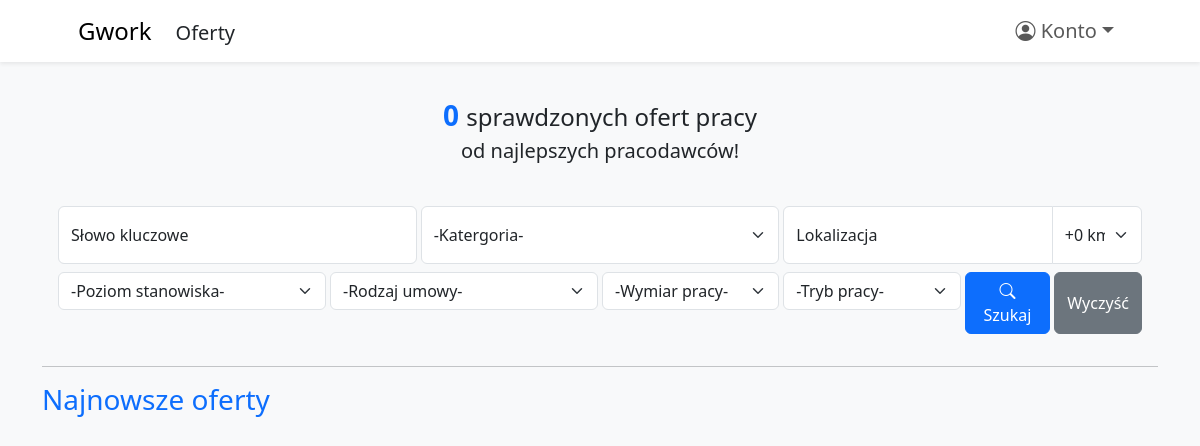
Before: / with the older database file.
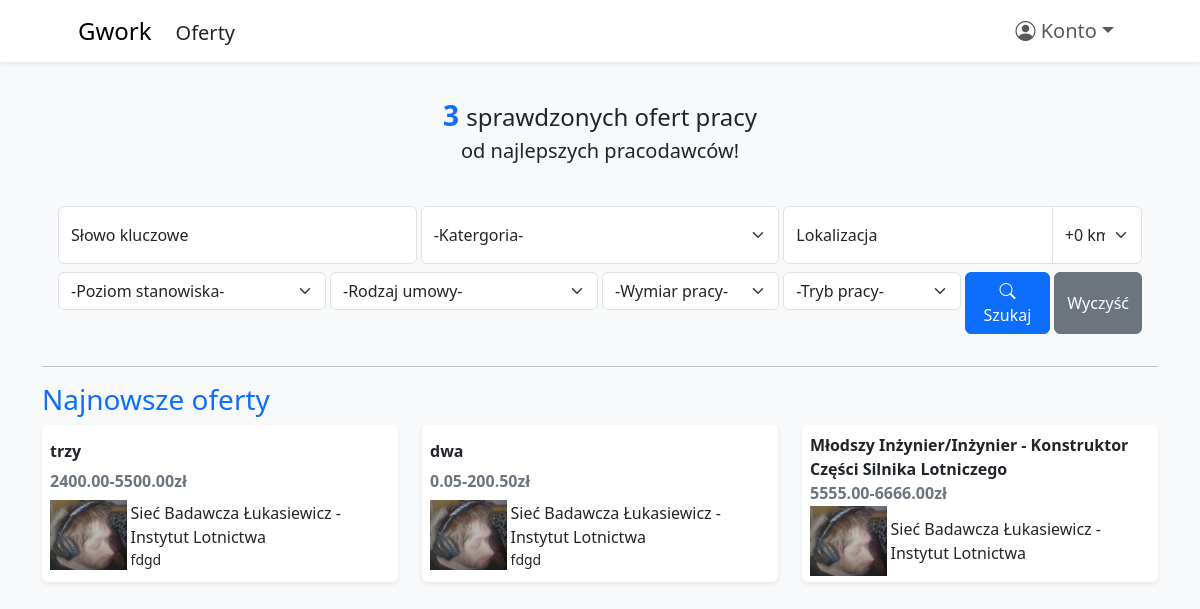
After: the same page with the newer database file.
### tables this page shows
CREATE TABLE `ogloszenie` (
  `ogloszenie_id` int(11) NOT NULL,
  `firma_id` int(11) NOT NULL,
  `stanowisko` varchar(300) NOT NULL,
  `waznosc` date NOT NULL,
  `ogloszenie_adres` varchar(200) NOT NULL,
  `ogloszenie_kod_pocztowy` varchar(200) NOT NULL,
  `ogloszenie_miasto` varchar(200) NOT NULL,
  `wynagrodzenie_od` decimal(11,2) NOT NULL,
  `wynagrodzenie_do` decimal(11,2) NOT NULL,
  `kategoria_id` int(11) NOT NULL,
  `rodzaj_umowy_id` int(11) NOT NULL,
  `poziom_stanowiska_id` int(11) NOT NULL,
  `wymiar_pracy_id` int(11) NOT NULL,
  `tryb_pracy_id` int(11) NOT NULL,
  `obowiazki` longtext NOT NULL CHECK (json_valid(`obowiazki`)),
  `wymagania` longtext NOT NULL CHECK (json_valid(`wymagania`))
);

CREATE TABLE `firma` (
  `firma_id` int(11) NOT NULL,
  `nazwa` varchar(255) NOT NULL,
  `logo` text NOT NULL,
  `nip` varchar(10) NOT NULL,
  `adres` varchar(255) NOT NULL,
  `kod_pocztowy` varchar(6) NOT NULL,
  `miasto` varchar(100) NOT NULL,
  `telefon` varchar(15) NOT NULL
);

### database.php (called while the page is built, shortened)
<?php
    $protocol = stripos($_SERVER['SERVER_PROTOCOL'],'https') === 0 ? 'https://' : 'http://';
?>

### index.php (the view, shortened to what this page needs)
<?php
    require_once($_SERVER['DOCUMENT_ROOT'].'/gwork/database.php');
?>
<!DOCTYPE html>
<html lang="en">
<head>
    <link rel="stylesheet" href="<?=$protocol.$_SERVER['HTTP_HOST']."/gwork/style.css"?>">
</head>
<body class="bg-light">
    <?php require_once($_SERVER['DOCUMENT_ROOT'].'/gwork/create_navbar.php');?>
    <div class="container">
        <div class="mt-3 p-3 d-flex flex-column align-items-center">
            <span class="fs-4"><b class="text-primary fs-3">
                <?php
                    $query = $db->prepare("SELECT COUNT(*) FROM ogloszenie");
                    $query->execute();
                    $offers_count = $query->fetch();
                    echo $offers_count['COUNT(*)'];
                ?>
            </b> sprawdzonych ofert pracy</span>
            <span class="fs-5">od najlepszych pracodawców!</span>
        </div>
        <div class="p-3 mt-2">
            <form action="<?=$protocol.$_SERVER['HTTP_HOST']."/gwork/offer/offers.php"?>" method="post">
                <div class="row gx-1 gy-2">
                    <div class="col-12 col-md-4 col-lg-4">
                        <div class="form-floating">
                            <input type="text" class="form-control" id="keyword" placeholder="Słowo kluczowe" name="keyword">
                            <label for="keyword">Słowo kluczowe</label>
                        </div>
                    </div>
                    <div class="col-12 col-md-2 col-lg-4">
                        <select class="form-select h-100" name="category">
                            <option selected value="0">-Katergoria-</option>
                        </select>
                    </div>
                    <div class="col-12 col-md-6 col-lg-4">
                        <div class="input-group">
                            <div class="form-floating w-75">
                                <input type="text" class="form-control" id="location" placeholder="Lokalizacja" name="location">
                                <label for="location">Lokalizacja</label>
                            </div>
                            <select class="form-select w-25" name="location_raduis">
                                <option value="0" selected>+0 km</option>
                            </select>
                        </div>
                    </div>
                    <div class="col-12 col-md-3">
                        <select class="form-select" name="job_level">
                            <option selected value="0">-Poziom stanowiska-</option>
                        </select>
                    </div>
                    <div class="col-12 col-md-3">
                        <select class="form-select" name="concract_type">
                            <option selected value="0">-Rodzaj umowy-</option>
                        </select>
                    </div>
                    <div class="col-12 col-md-2">
                        <select class="form-select" name="working_time">
                            <option selected value="0">-Wymiar pracy-</option>
                        </select>
                    </div>
                    <div class="col-12 col-md-2">
                        <select class="form-select" name="work_mode">
                            <option selected value="0">-Tryb pracy-</option>
                        </select>
                    </div>
                    <div class="col-md-2 d-flex">
                        <button type="submit" class="btn btn-primary w-100"><i class="bi bi-search"></i> Szukaj</button>
                        <button type="reset" class="btn btn-secondary ms-1">Wyczyść</button>
                    </div>
                </div>
            </form>
        </div>
        <hr>
        <h3 class="text-primary">Najnowsze oferty</h3>
        <div class="row gy-2">
            <?php
                $query = $db->prepare("SELECT * FROM ogloszenie JOIN firma USING(firma_id) ORDER BY ogloszenie_id DESC LIMIT 21");
                $query->execute();
                while($offer = $query->fetch()){
                    echo'
                        <div class="col-sm-12 col-md-6 col-lg-4">
                            <a class="text-dark text-decoration-none" href="'.$protocol.$_SERVER['HTTP_HOST'].'/gwork/offer/offer.php?id='.$offer['ogloszenie_id'].'">
                                <div class="rounded bg-white shadow-sm w-100 h-100 p-2 d-flex flex-column justify-content-evenly">
                                    <div class="d-flex">
                                        <span class="fw-bold text-wrap">'.$offer['stanowisko'].'</span>
                                    </div>
                                    <span class="fw-bold text-secondary">'.$offer['wynagrodzenie_od'].'-'.$offer['wynagrodzenie_do'].'zł</span>
                                    <div class="d-flex align-items-center mt-1" style="height: 65px;">
                                        <img src="'.$protocol.$_SERVER['HTTP_HOST'].'/gwork/'.$offer['logo'].'" alt="'.$offer['nazwa'].'" class="img-fluid" style="max-height: 70px">
                                        <div class="d-flex flex-column ms-1">
                                            <span>'.$offer['nazwa'].'</span>
                                            <span class="fs-7">'.$offer['ogloszenie_miasto'].'</span>
                                        </div>
                                    </div>
                                </div>
                            </a>
                        </div>
                    ';
                }
            ?>
        </div>
    <link href="https://cdn.jsdelivr.net/npm/bootstrap@5.3.2/dist/css/bootstrap.min.css" rel="stylesheet">
    <link rel="stylesheet" href="https://cdn.jsdelivr.net/npm/bootstrap-icons@1.11.2/font/bootstrap-icons.min.css">
</body>
</html>

### create_navbar.php (shortened to what this page needs)
<?php
    require_once($_SERVER['DOCUMENT_ROOT'].'/gwork/database.php');
    echo '
    <nav class="navbar navbar-expand-lg bg-white shadow-sm">
        <div class="container px-5">
            <a class="navbar-brand fs-4 me-4" href="'.$protocol.$_SERVER['HTTP_HOST'].'/gwork/index.php">Gwork</a>
            <button class="navbar-toggler ms-auto me-1" type="button" data-bs-toggle="collapse" data-bs-target="#nav" aria-controls="nav" aria-expanded="false" aria-label="nav expander">
                <span class="navbar-toggler-icon"></span>
            </button>
            <div class="collapse navbar-collapse" id="nav">
                <ul class="navbar-nav mt-1 fs-5">
                    <li class="nav-item">
                        <a class="text-dark text-decoration-none" href="'.$protocol.$_SERVER['HTTP_HOST'].'/gwork/offer/offers.php">Oferty</a>
                    </li>
                </ul>
                <ul class="navbar-nav ms-auto">
                    <li class="nav-item dropdown fs-5">';
                        if(!isset($_SESSION['is_logged_login']))
                        {
                            echo'
                            <a type="button" class="nav-link dropdown-toggle" href="#" role="button" data-bs-toggle="dropdown" id="account_dropdown" aria-haspopop="true"><i class="bi bi-person-circle"></i> Konto</a>
                            <div aria-labbeledby="account_dropdown" class="dropdown-menu p-3">
                                <form method="post" action="'.$protocol.$_SERVER['HTTP_HOST'].'/gwork/login.php">
                                    <div class="form-floating my-3">
                                        <input type="text" class="form-control" id="login" placeholder="Login" name="login">
                                        <label for="login">Login/Email</label>
                                    </div>
                                    <div class="form-floating my-3">
                                        <input type="password" class="form-control" id="password" placeholder="Hasło" name="password">
                                        <label for="password">Hasło</label>
                                    </div>';
                                    echo'
                                    <button type="submit" class="btn btn-primary d-block m-auto" id="login_button">Zaloguj się</button>
                                </form>
                                <a class="dropdown-item mt-3" href="'.$protocol.$_SERVER['HTTP_HOST'].'/gwork/register.php">Nie masz konta? <span class="text-primary">Zarejestruj się</span></a></p>
                            </div>';
                        }
                    echo'
                    </li>
                </ul>
            </div>
        </div>
    </nav>';

### style.css (style rules this page uses)
.fs-7 { font-size: 14px; }

Changed rows visible on the page:
added ogloszenie: stanowisko "trzy", wynagrodzenie_od "2400.00", wynagrodzenie_do "5500.00", firma.logo (picture), firma.nazwa "Sieć Badawcza Łukasiewicz - Instytut Lotnictwa", ogloszenie_miasto "fdgd"
added ogloszenie: stanowisko "dwa", wynagrodzenie_od "0.05", wynagrodzenie_do "200.50", firma.logo (picture), firma.nazwa "Sieć Badawcza Łukasiewicz - Instytut Lotnictwa", ogloszenie_miasto "fdgd"
added ogloszenie: stanowisko "Młodszy Inżynier/Inżynier - Konstruktor Części Silnika Lotniczego", wynagrodzenie_od "5555.00", wynagrodzenie_do "6666.00", firma.logo (picture), firma.nazwa "Sieć Badawcza Łukasiewicz - Instytut Lotnictwa"
Other visible differences:
$offers_count['COUNT(*)']: "0" → "3"
